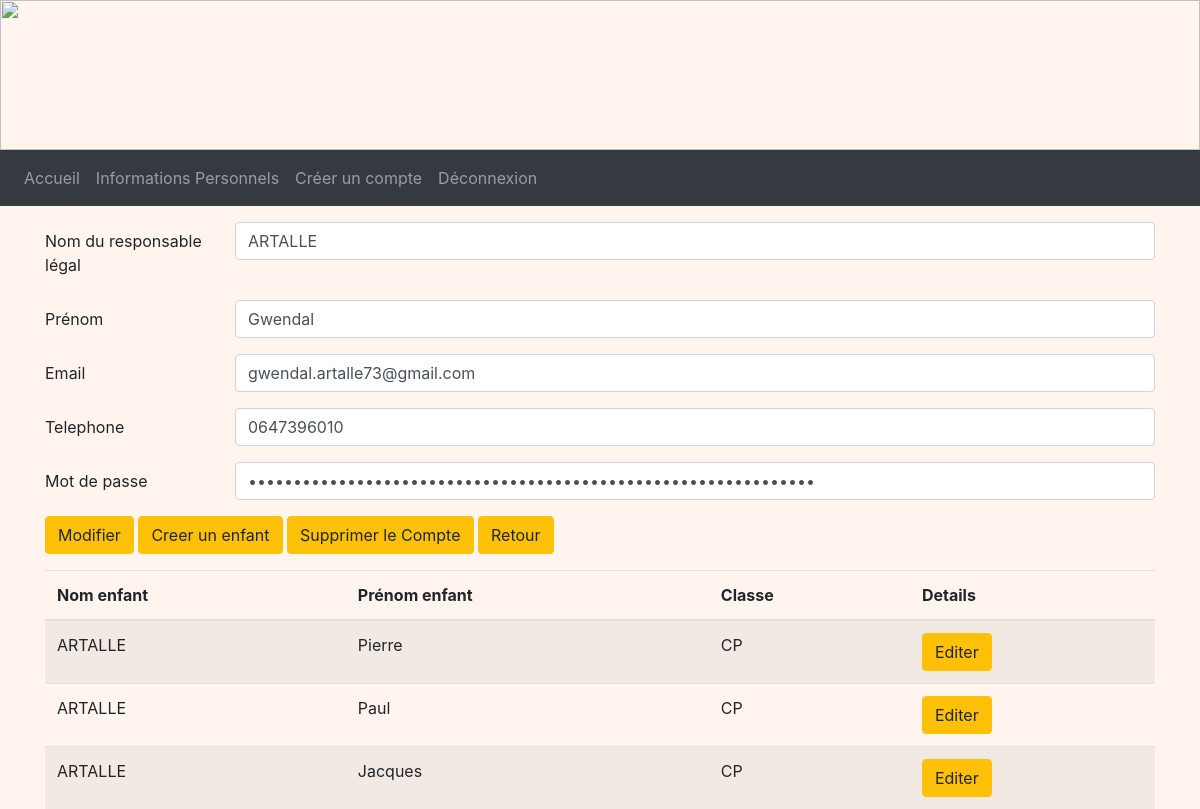
/detailsFamille/1 (signed in), run on the app's committed database.
### tables this page shows
CREATE TABLE Representant (
  code_representant integer primary key autoincrement,
  nom_representant TEXT NOT NULL,
  prenom_representant TEXT NOT NULL,
  telephone TEXT,
  email TEXT,
  identifiant TEXT NOT NULL,
  FOREIGN KEY (identifiant) REFERENCES Compte(identifiant)
);

CREATE TABLE Compte (
  identifiant TEXT primary key,
  mot_de_passe TEXT NOT NULL,
  type_compte TEXT NOT NULL
);

CREATE TABLE Enfant (
  code_enfant integer primary key autoincrement,
  nom_enfant TEXT NOT NULL,
  prenom_enfant TEXT NOT NULL,
  code_tarif integer NOT NULL,
  code_classe integer NOT NULL,
  code_representant integer NOT NULL,
  FOREIGN KEY (code_tarif) REFERENCES Tarif(code_tarif),
  FOREIGN KEY (code_classe) REFERENCES Classe(code_classe),
  FOREIGN KEY (code_representant) REFERENCES Representant(code_representant)
);

CREATE TABLE Classe (
  code_classe integer primary key autoincrement,
  nom_classe TEXT NOT NULL,
  code_type integer NOT NULL,
  FOREIGN KEY(code_type) REFERENCES TypeDeClasse(code_type)
);

### admin.py (the view, shortened to what this page needs)
@app.route('/detailsFamille/<int:code_rep>', methods = ["POST", "GET"])
@login_required
def detailsFamille(code_rep):
    db = get_db()
    cur = db.cursor()
    user = cur.execute("SELECT type_compte FROM Compte WHERE identifiant = ?", (flask_login.current_user.name, )).fetchone()
    if user[0] == 'Admin':
        representant = cur.execute("SELECT R.*, C.mot_de_passe FROM Representant AS R INNER JOIN Compte AS C ON R.identifiant = C.identifiant WHERE R.code_representant = ?", (code_rep, )).fetchone()
        enfants = cur.execute("SELECT E.*, C.nom_classe FROM Enfant AS E INNER JOIN Classe AS C ON E.code_classe = C.code_classe WHERE code_representant = ?" ,  (code_rep, )).fetchall()
        return render_template('A_detailsFamille.html', representant = representant, enfants = enfants)
    return redirect(url_for('acceuil'))

### main.py (called while the page is built)
@login_manager.user_loader
def load_user(user_id):
    db = get_db()
    cur = db.cursor()
    user = cur.execute('SELECT identifiant, mot_de_passe FROM Compte WHERE identifiant=?', (user_id, )).fetchone()
    user = User(user[0], user[1])
    return user

def get_db():
    if 'db' not in g:
        g.db = sqlite3.connect(DATABASE)
    return g.db

@app.teardown_appcontext
def close_connection(exception):
    db = g.pop('db', None)
    if db is not None:
        db.close()

### templates/A_detailsFamille.html (shortened to what this page needs)
<!DOCTYPE html>
<html>
<head>
    <link rel="stylesheet" href="https://cdn.jsdelivr.net/npm/bootstrap@4.3.1/dist/css/bootstrap.min.css"
>
    <link rel="stylesheet" href="/static/css/main.css">
</head>
<body>
    <img style="width: 100%; height: 150px;"
        src="https://www.logarric.com/wp-content/uploads/2014/06/calendreta-lo-garric3.png" alt="">
    <nav class="navbar navbar-expand-lg navbar-dark bg-dark">
        <div class="collapse navbar-collapse" id="navbarNavDropdown">
            <ul class="navbar-nav">
                <li class="nav-item float-right">
                    <a class="nav-link" btn-outline-success href="/accueilAdmin">Accueil</a>
                </li>
                <li class="nav-item float-right">
                    <a class="nav-link" btn-outline-success href="/infospersonnel">Informations Personnels</a>
                </li>
                <li class="nav-item float-right">
                    <a class="nav-link" btn-outline-success href="/comptes">Créer un compte</a>
                </li>
                <li class="nav-item float-right">
                    <a class="nav-link" btn-outline-success href="/deconnexion">Déconnexion</a>
                </li>
            </ul>
        </div>
    </nav>
    <div class="container mt-3 mb-3">
        <form method="POST">
            <div class="row mb-3">
                <label for="surname" class="col-sm-2 col-form-label">Nom du responsable légal</label>
                <div class="col-sm-10">
                    <input name="surname" type="name" class="form-control" id="surname" value="{{representant[1]}}" required>
                </div>
            </div>
            <div class="row mb-3">
                <label for="name" class="col-sm-2 col-form-label">Prénom</label>
                <div class="col-sm-10">
                    <input name="name" type="name" class="form-control" id="name" value="{{representant[2]}}" required>
                </div>
            </div>
            <div class="row mb-3">
                <label for="mail" class="col-sm-2 col-form-label">Email</label>
                <div class="col-sm-10">
                    <input name="mail" type="email" class="form-control" id="mail" value="{{representant[4]}}">
                </div>
            </div>
            <div class="row mb-3">
                <label for="phone" class="col-sm-2 col-form-label">Telephone</label>
                <div class="col-sm-10">
                    <input name="phone" type="number" class="form-control" id="phone" value="{{representant[3]}}">
                </div>
            </div>
            <div class="row mb-3">
                <label for="password" class="col-sm-2 col-form-label">Mot de passe</label>
                <div class="col-sm-10">
                    <input name="password" type="password" class="form-control" id="password"
                        value="{{representant[6]}}" required>
                </div>
            </div>
            <button type="submit" class="btn btn-warning">Modifier</button>
            <a href="/ajouterEnfant/{{ representant[0] }}" class="btn btn-warning">Creer un enfant</a>
            <a href="/suppressionR/{{ representant[0] }}" class="btn btn-warning" onclick="return confirm('Voulez-vous vraiment supprimer ce compte ?')">Supprimer le Compte</a>
            <a href="/infosFamilles" class="btn btn-warning">Retour</a>
        </form>
    </div>
    {% if enfants%}
    <div class="container">
        <table class="table table-striped">
            <thead>
                <tr>
                    <th scope="col">Nom enfant</th>
                    <th scope="col">Prénom enfant</th>
                    <th scope="col">Classe</th>
                    <th scope="col">Details</th>
                </tr>
            </thead>
            <tbody>
                {% for enfant in enfants %}
                <tr>
                    <td>{{ enfant[1] }}</td>
                    <td>{{ enfant[2] }}</td>
                    <td>{{ enfant[6] }}</td>
                    <td>
                        <a href="/detailsEnfants/{{ enfant[0] }}" class="btn btn-warning">Editer</a>
                    </td>
                </tr>
                {% endfor %}
            </tbody>
        </table>
    </div>
    {%endif%}
</body>
</html>

### static/css/main.css (style rules this page uses)
body { background-repeat: no-repeat; background-color:rgb(265,245,238); height: 110px; margin: 0px; }

### data on the page
Representant: surname "ARTALLE", name "Gwendal", mail "gwendal.artalle73@gmail.com", phone "0647396010"
Enfant: nom_enfant "ARTALLE", prenom_enfant "Pierre", nom_classe "CP"
Enfant: nom_enfant "ARTALLE", prenom_enfant "Paul", nom_classe "CP"
Enfant: nom_enfant "ARTALLE", prenom_enfant "Jacques", nom_classe "CP"
